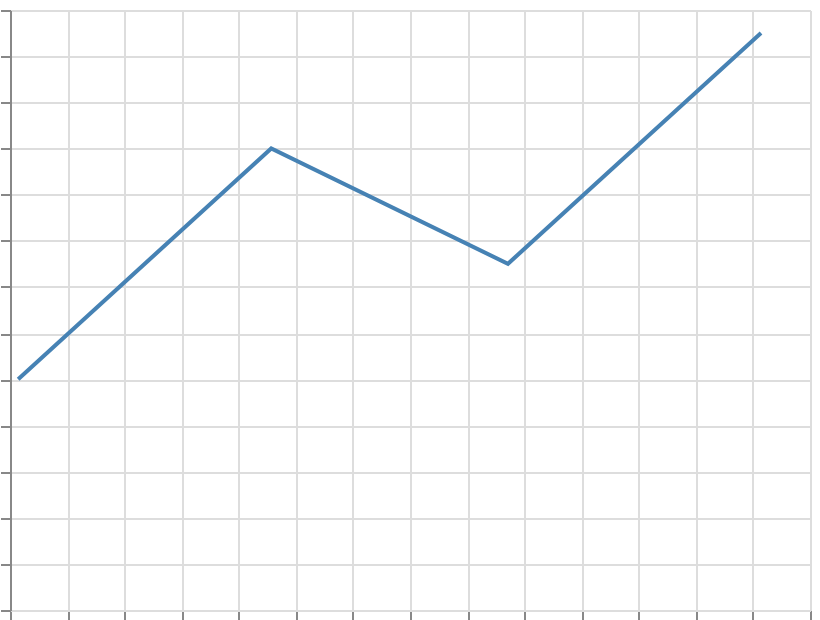

Specify this chart in Vega-Lite:
### Vega specification from a JSON file in a GitHub repository (floating-point values rounded to 4 significant figures)
{"$schema": "https://vega.github.io/schema/vega/v6.json", "width": 400, "height": 300, "padding": 5, "background": "white", "autosize": "none", "data": [{"name": "table", "values": [{"t": 1704067200000, "v": 10}, {"t": 1706745600000, "v": 20}, {"t": 1709251200000, "v": 15}, {"t": 1711929600000, "v": 25}]}], "scales": [{"name": "x", "type": "time", "domain": {"data": "table", "field": "t"}, "range": "width", "nice": true}, {"name": "y", "type": "linear", "domain": {"data": "table", "field": "v"}, "range": [{"signal": "height"}, 0], "nice": true}], "axes": [{"scale": "x", "orient": "bottom", "grid": true, "labels": false}, {"scale": "y", "orient": "left", "grid": true, "labels": false}], "marks": [{"type": "line", "from": {"data": "table"}, "encode": {"update": {"x": {"scale": "x", "field": "t"}, "y": {"scale": "y", "field": "v"}, "stroke": {"value": "steelblue"}, "strokeWidth": {"value": 2}}}}]}
